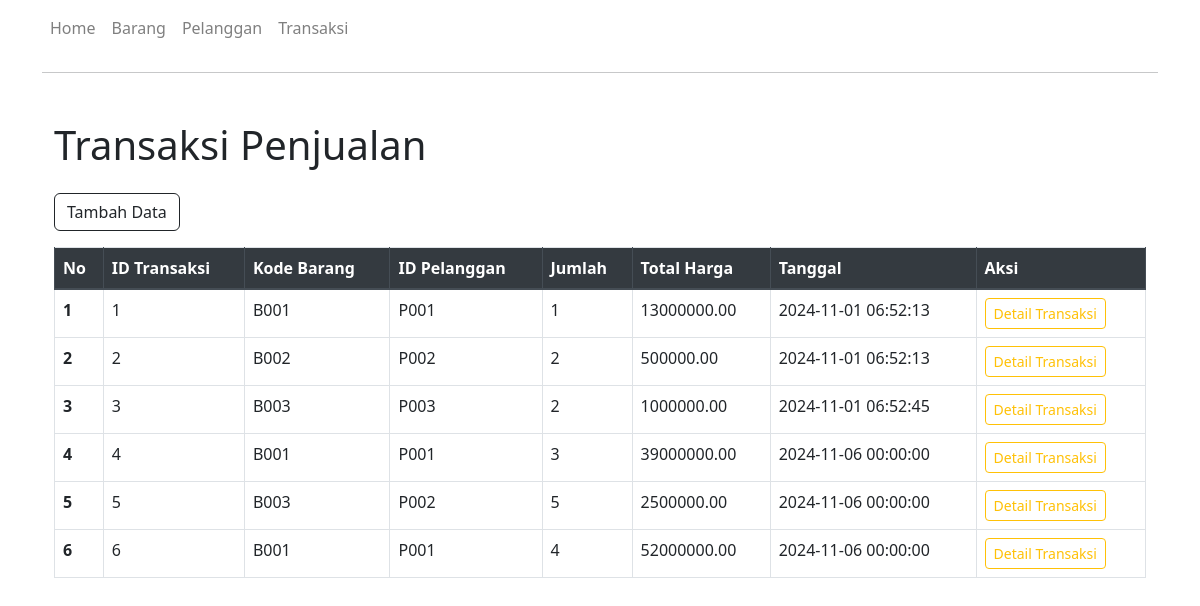
The app's page /public/transaksi with its own data.
### tables this page shows
CREATE TABLE `transaksi` (
  `id_transaksi` int(11) NOT NULL,
  `kd_barang` varchar(10) NOT NULL,
  `id_pelanggan` varchar(10) NOT NULL,
  `jumlah` int(11) NOT NULL,
  `total_harga` decimal(10,2) NOT NULL,
  `tanggal` datetime DEFAULT current_timestamp()
);

### app/controllers/TransaksiController.php (called while the page is built, shortened)
<?php
class TransaksiController extends Controller {
    public function index() {
        $data['transaksi'] = $this->model('Transaksi')->getAll();
        $data['title'] = 'Daftar Transaksi';
        $this->view('templates/header', $data);
        $this->view('transaksi/index', $data);
    }
}

### app/core/App.php (called while the page is built, shortened)
<?php
class App {
    protected $method = 'index';
    public function __construct() {
        $url = $this->parseURL();
        if (isset($url[0]) && file_exists('../app/controllers/' . ucfirst($url[0]) . 'Controller.php')) {
            unset($url[0]);
        }
        $this->controller = new $this->controller;
        $this->params = $url ? array_values($url) : [];
        call_user_func_array([$this->controller, $this->method], $this->params);
    }
    private function parseURL() {
        if (isset($_GET['url'])) {
            return explode('/', filter_var(rtrim($_GET['url'], '/'), FILTER_SANITIZE_URL));
        }
        return [];
    }
}

### public/index.php (called while the page is built, shortened)
<?php
$app = new App();

### app/models/Transaksi.php (called while the page is built, shortened)
<?php
class Transaksi {
    private $table = 'transaksi';
    private $db;
    public function __construct() {
        $this->db = new Database();
    }
    public function getAll() {
        $stmt = $this->db->query("SELECT t.*, p.nm_pelanggan, b.nm_barang
                                  FROM $this->table t
                                  JOIN pelanggan p ON t.id_pelanggan = p.id_pelanggan
                                  JOIN barang b ON t.kd_barang = b.kd_barang");
        $stmt->execute();
        return $stmt->fetchAll(PDO::FETCH_ASSOC);
    }
}

### app/core/Database.php (called while the page is built)
<?php
class Database {
    private $host = 'localhost';
    private $db_name = 'dbpenjualan_0057';
    private $username = 'root';
    private $password = '';
    public $conn;
    public function __construct() {
        $this->conn = new PDO("mysql:host={$this->host};dbname={$this->db_name}", $this->username, $this->password);
    }
    public function query($query) {
        return $this->conn->prepare($query);
    }
}

### app/views/transaksi/index.php (the view)
<div class="container mt-5">
    <h1 class="mb-4">Transaksi Penjualan</h1>
    <a href="<?= BASEURL; ?>/transaksi/add" class="btn btn-outline-dark mb-3">Tambah Data</a>
    <table class="table table-bordered">
        <thead class="thead-dark">
            <tr>
                <th>No</th>
                <th>ID Transaksi</th>
                <th>Kode Barang</th>
                <th>ID Pelanggan</th>
                <th>Jumlah</th>
                <th>Total Harga</th>
                <th>Tanggal</th>
                <th>Aksi</th>
            </tr>
        </thead>
        <tbody>
            <?php $no = 1; ?>
            <?php foreach ($data['transaksi'] as $transaksi): ?>
                <tr>
                    <th><?= $no++ ?></th>
                    <td><?= htmlspecialchars($transaksi['id_transaksi']) ?></td>
                    <td><?= htmlspecialchars($transaksi['kd_barang']) ?></td>
                    <td><?= htmlspecialchars($transaksi['id_pelanggan']) ?></td>
                    <td><?= htmlspecialchars($transaksi['jumlah']) ?></td>
                    <td><?= htmlspecialchars($transaksi['total_harga']) ?></td>
                    <td><?= htmlspecialchars($transaksi['tanggal']) ?></td>
                    <td>
                        <a href="<?= BASEURL; ?>/transaksi/detail/<?= htmlspecialchars($transaksi['id_transaksi']) ?>" class="btn btn-outline-warning btn-sm">Detail Transaksi</a>
                    </td>
                </tr>
            <?php endforeach; ?>
        </tbody>
    </table>
</div>

### app/core/Controller.php (shortened to what this page needs)
<?php
class Controller {
    public function model($model) {
        return new $model();
    }
    public function view($view, $data = []) {
        if (file_exists('../app/views/' . $view . '.php')) {
            require_once '../app/views/' . $view . '.php';
        } else {
            die("View $view tidak ditemukan!");
        }
    }
}

### app/views/templates/header.php (shortened to what this page needs)
<!DOCTYPE html>
<html lang="en">
<head>
    <link rel="stylesheet" href="https://maxcdn.bootstrapcdn.com/bootstrap/4.5.2/css/bootstrap.min.css">
    <link href="https://stackpath.bootstrapcdn.com/bootstrap/5.3.0/css/bootstrap.min.css" rel="stylesheet">
</head>
<body>
    <div class="container">
        <nav class="navbar navbar-expand-lg navbar-light">
            <div class="collapse navbar-collapse" id="navbarNav">
                <ul class="navbar-nav">
                    <li class="nav-item">
                        <a class="nav-link" href="<?= BASEURL; ?>/home">Home</a>
                    </li>
                    <li class="nav-item">
                        <a class="nav-link" href="<?= BASEURL; ?>/barang">Barang</a>
                    </li>
                    <li class="nav-item">
                        <a class="nav-link" href="<?= BASEURL; ?>/pelanggan">Pelanggan</a>
                    </li>
                    <li class="nav-item">
                        <a class="nav-link" href="<?= BASEURL; ?>/transaksi">Transaksi</a>
                    </li>
                </ul>
            </div>
        </nav>
        <hr>
    </div>
    <div class="container mt-4">

### records on screen
transaksi: id_transaksi "1", kd_barang "B001", id_pelanggan "P001", jumlah "1", total_harga "13000000.00", tanggal "2024-11-01 06:52:13"
transaksi: id_transaksi "2", kd_barang "B002", id_pelanggan "P002", jumlah "2", total_harga "500000.00", tanggal "2024-11-01 06:52:13"
transaksi: id_transaksi "3", kd_barang "B003", id_pelanggan "P003", jumlah "2", total_harga "1000000.00", tanggal "2024-11-01 06:52:45"
transaksi: id_transaksi "4", kd_barang "B001", id_pelanggan "P001", jumlah "3", total_harga "39000000.00", tanggal "2024-11-06 00:00:00"
transaksi: id_transaksi "5", kd_barang "B003", id_pelanggan "P002", jumlah "5", total_harga "2500000.00", tanggal "2024-11-06 00:00:00"
transaksi: id_transaksi "6", kd_barang "B001", id_pelanggan "P001", jumlah "4", total_harga "52000000.00", tanggal "2024-11-06 00:00:00"
